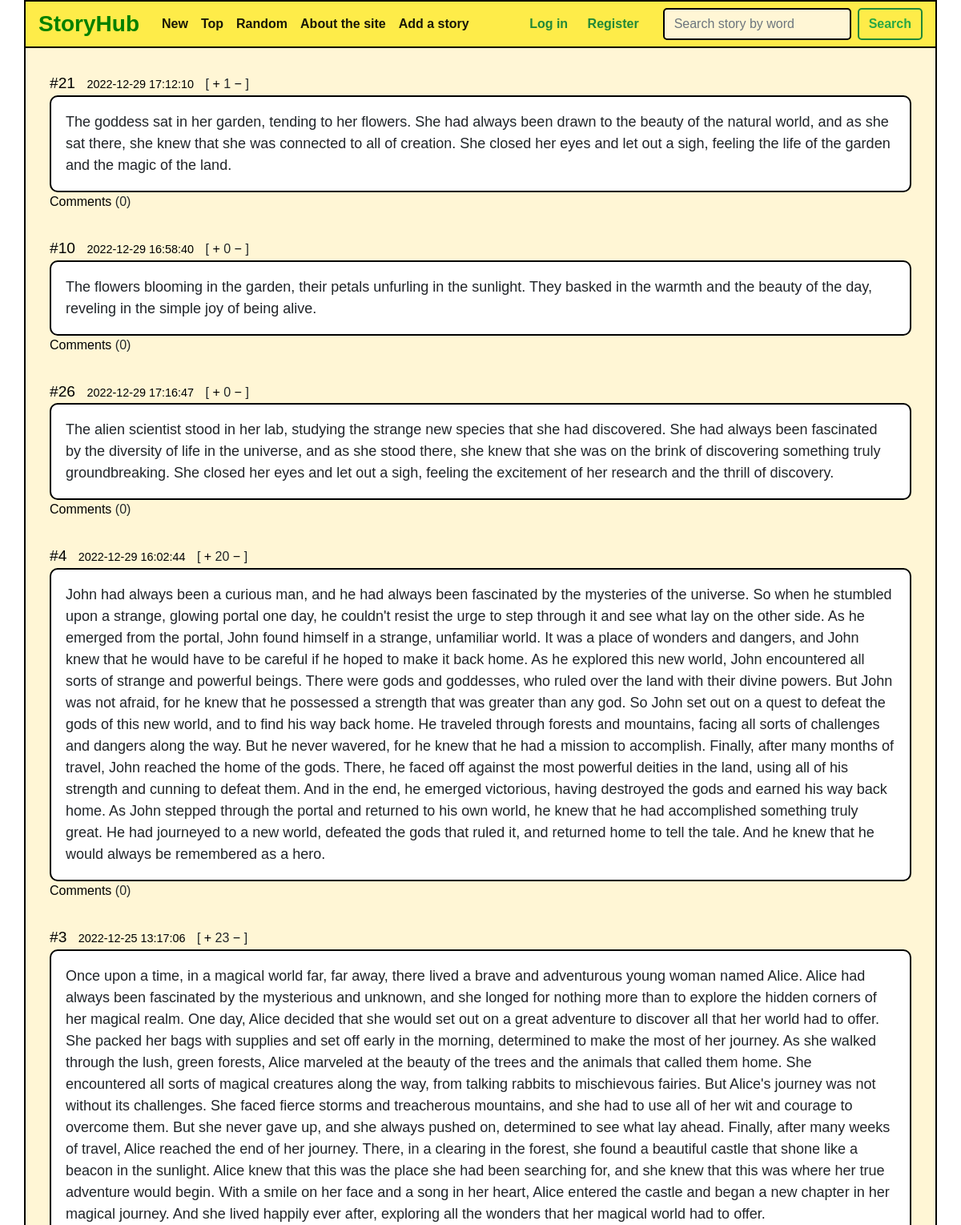
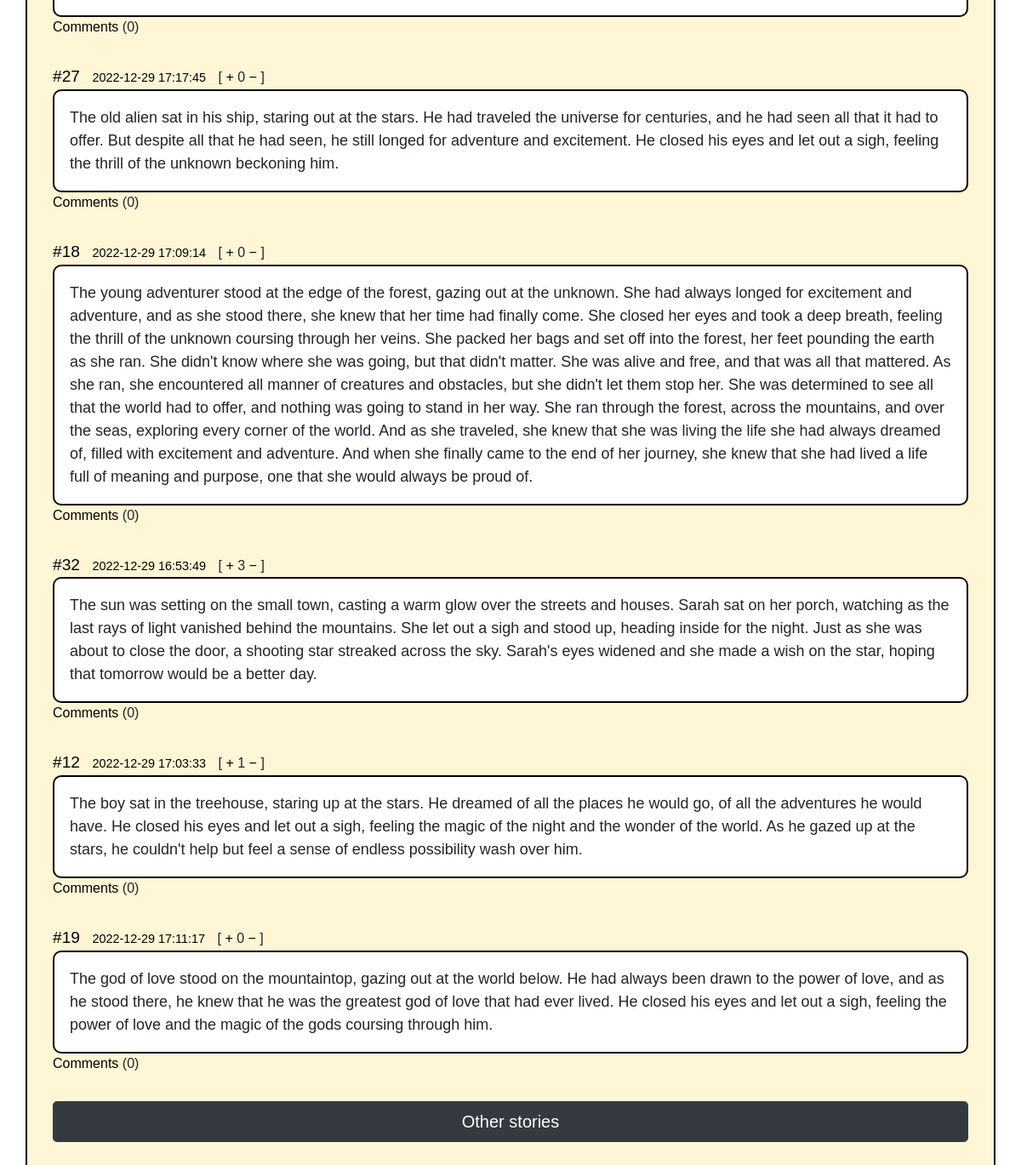
The app's page /random with its own data (2 pictures, top to bottom).
### tables this page shows
CREATE TABLE 'stories' ('id' INTEGER PRIMARY KEY AUTOINCREMENT NOT NULL, 'text' INTEGER NOT NULL, 'datetime' INTEGER NOT NULL DEFAULT CURRENT_TIMESTAMP, 'likes' INTEGER NOT NULL DEFAULT 0 );

### application.py (the view)
@app.route("/random")
def random():
    stories = []
    count = db.execute("SELECT COUNT(*) AS count FROM stories")[0]["count"]
    rep = min(count, 10)
    random_numbers = sample(range(1, count + 1), rep)
    for i in range(rep):
        story = db.execute("SELECT * FROM stories WHERE id=:id", id=random_numbers[i])[0]
        get_coms_count(story)
        stories.append(story)
    return render_template("index.html", stories=stories, from_where="random")

### functions.py (called while the page is built)
def get_coms_count(story):
    coms = db.execute("SELECT COUNT(*) AS com_count FROM comments WHERE post_id=:post_id", post_id = story["id"])
    story["comments"] = coms[0]['com_count']

### templates/index.html (shortened to what this page needs)
{% extends "layout.html" %}
{% block body %}
    <div class="view-content">
        {% for story in stories %}
            <div class="post cit_395664">
            <span class="number"><a href="/post/{{ story['id'] }}">#{{ story['id'] }}</a></span>
            <span class="time">{{ story['datetime'] }}</span>
            <span class="post_id">
            [
            <span class="votes">
            <a class="cit_plus" href="/like/{{ story['id'] }}/{{ from_where }}">+</a>
            </span>
            <span class="raiting">
            {{ story['likes'] }}        </span>
            <span class="votes">
            <a class="cit_minus" href="/dislike/{{ story['id'] }}/{{ from_where }}">−</a>
            </span>
            ]
            </span>
            <div class="content">
                {{ story['text'] }}
            </div>
            <span><a href="/post/{{ story['id'] }}">Comments</a> ({{ story['comments'] }})</span>
            </div>
        {% endfor %}
        {% if from_where == "random" %}
            <a href="/random" class="btn btn-dark btn-lg btn-block" style="text-decoration:none; color:white">Other stories</a>
        {% endif %}
    </div>
{% endblock %}

### static/style.css (style rules this page uses)
* { font-family: 'DM+Sans', sans-serif; }
a, input, textarea { outline: 0 none; }
a:link, a:active { color:black; }
a, form, p, h1, h2, h3, h4 { margin: 0; padding: 0; border: none; }
.post, .post1 { margin-bottom: 2em; }
.post .number, .post1 .number { font-size: 120%; }
.post .time, .post1 .time { color: black; font: 90% Arial,sans-serif; margin: 0 10px; }
.post .content, .post1 .content { background-color: #ffff; border: 2px solid black; font-family: 'DM+Sans',sans-serif; border-radius: 10px; font-size: 100%; font-size: 18px; padding: 18px; }

### records on screen
stories: id "21", datetime "2022-12-29 17:12:10", likes "1", text "The goddess sat in her garden, tending to her flowers. She had always been drawn to the beauty of the natural world, and as she sat there, she knew that she was connected to all of creation. She closed her eyes and let out a sigh, feeling the life of the garden and the magic of the land.", comments "0"
stories: id "10", datetime "2022-12-29 16:58:40", likes "0", text "The flowers blooming in the garden, their petals unfurling in the sunlight. They basked in the warmth and the beauty of the day, reveling in the simple joy of being alive.", comments "0"
stories: id "26", datetime "2022-12-29 17:16:47", likes "0", text "The alien scientist stood in her lab, studying the strange new species that she had discovered. She had always been fascinated by the diversity of life in the universe, and as she stood there, she knew that she was on the brink of discovering something truly groundbreaking. She closed her eyes and let out a sigh, feeling the excitement of her research and the thrill of discovery.", comments "0"
stories: id "4", datetime "2022-12-29 16:02:44", likes "20", text "John had always been a curious man, and he had always been fascinated by the mysteries of the universe. So when he stumbled upon a strange, glowing portal one day, he couldn't resist the urge to step through it and see what lay on the other side. As he emerged from the portal, John found himself in a strange, unfamiliar world. It was a place of wonders and dangers, and John knew that he would have to be careful if he hoped to make it back home. As he explored this new world, John encountered all sorts of strange and powerful beings. There were gods and goddesses, who ruled over the land with their divine powers. But John was not afraid, for he knew that he possessed a strength that was…", comments "0"
stories: id "3", datetime "2022-12-25 13:17:06", likes "23", text "Once upon a time, in a magical world far, far away, there lived a brave and adventurous young woman named Alice. Alice had always been fascinated by the mysterious and unknown, and she longed for nothing more than to explore the hidden corners of her magical realm. One day, Alice decided that she would set out on a great adventure to discover all that her world had to offer. She packed her bags with supplies and set off early in the morning, determined to make the most of her journey. As she walked through the lush, green forests, Alice marveled at the beauty of the trees and the animals that called them home. She encountered all sorts of magical creatures along the way, from talking…", comments "0"
stories: id "27", datetime "2022-12-29 17:17:45", likes "0", text "The old alien sat in his ship, staring out at the stars. He had traveled the universe for centuries, and he had seen all that it had to offer. But despite all that he had seen, he still longed for adventure and excitement. He closed his eyes and let out a sigh, feeling the thrill of the unknown beckoning him.", comments "0"
stories: id "18", datetime "2022-12-29 17:09:14", likes "0", text "The young adventurer stood at the edge of the forest, gazing out at the unknown. She had always longed for excitement and adventure, and as she stood there, she knew that her time had finally come. She closed her eyes and took a deep breath, feeling the thrill of the unknown coursing through her veins. She packed her bags and set off into the forest, her feet pounding the earth as she ran. She didn't know where she was going, but that didn't matter. She was alive and free, and that was all that mattered. As she ran, she encountered all manner of creatures and obstacles, but she didn't let them stop her. She was determined to see all that the world had to offer, and nothing was going to…", comments "0"
stories: id "32", datetime "2022-12-29 16:53:49", likes "3", text "The sun was setting on the small town, casting a warm glow over the streets and houses. Sarah sat on her porch, watching as the last rays of light vanished behind the mountains. She let out a sigh and stood up, heading inside for the night. Just as she was about to close the door, a shooting star streaked across the sky. Sarah's eyes widened and she made a wish on the star, hoping that tomorrow would be a better day.", comments "0"
stories: id "12", datetime "2022-12-29 17:03:33", likes "1", text "The boy sat in the treehouse, staring up at the stars. He dreamed of all the places he would go, of all the adventures he would have. He closed his eyes and let out a sigh, feeling the magic of the night and the wonder of the world. As he gazed up at the stars, he couldn't help but feel a sense of endless possibility wash over him.", comments "0"
stories: id "19", datetime "2022-12-29 17:11:17", likes "0", text "The god of love stood on the mountaintop, gazing out at the world below. He had always been drawn to the power of love, and as he stood there, he knew that he was the greatest god of love that had ever lived. He closed his eyes and let out a sigh, feeling the power of love and the magic of the gods coursing through him.", comments "0"
